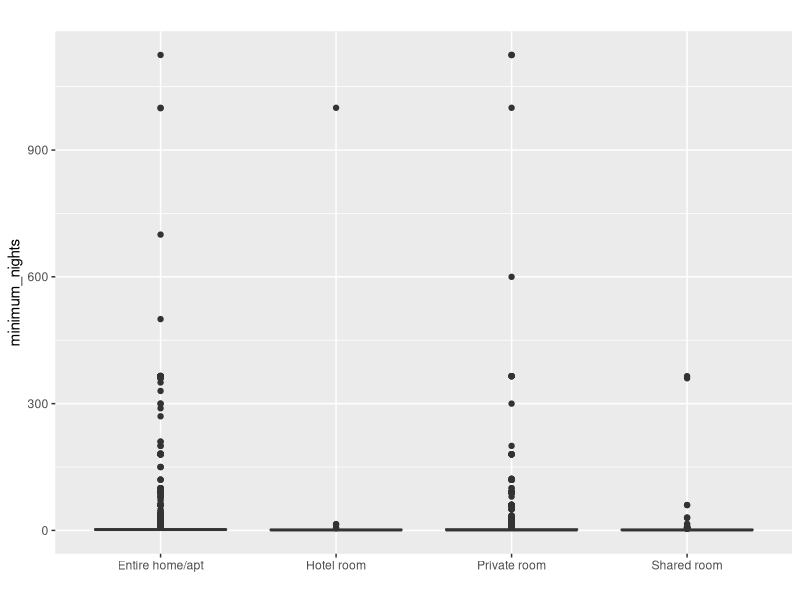
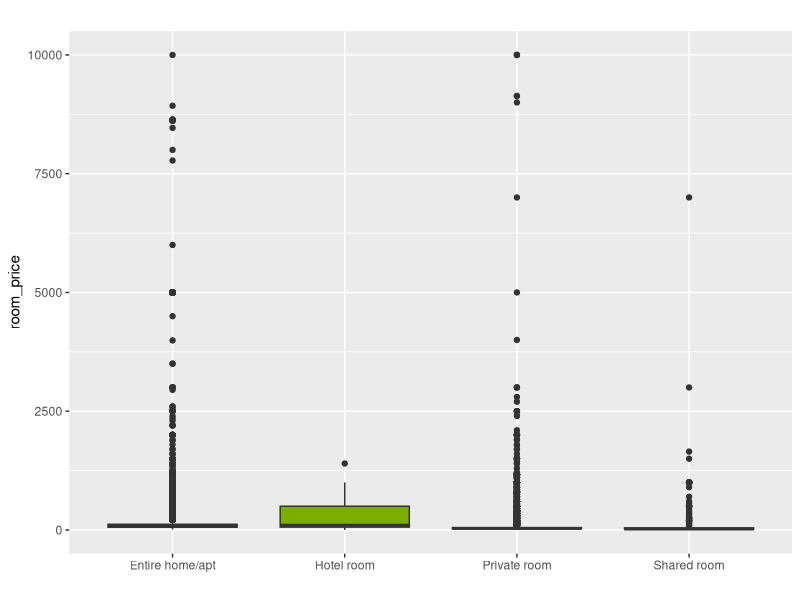
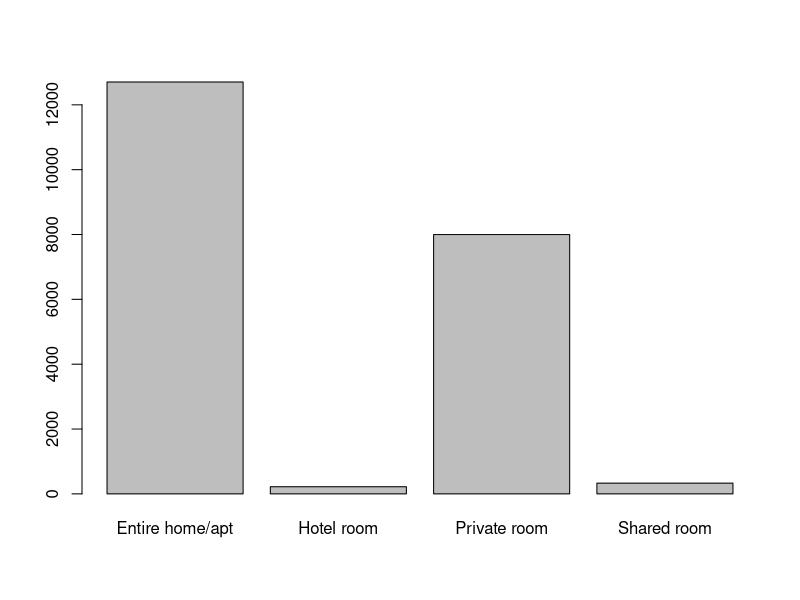

Reproduce these figures in R, in order.
## ---- chunk 1
library(tidyverse)
library(magrittr)
data = read_csv2('air-bnb-listings.csv')
## ---- chunk 2
paste("El dataset tiene:", dim(data)[1], "filas y " , dim(data)[2], "columnas.")
paste("Las variables que tenemos son: ")
paste(colnames(data))
## ---- chunk 3
colnames(data) = colnames(data) %>%  str_replace_all(' ', '_') %>% tolower()
## ---- chunk 4
summary(data)
## ---- chunk 5
data[,c("room_id", "host_id")] %<>%  toString()
data$number_of_reviews_per_month %<>%  as.numeric()
data$lat <- data$coordinates %>% str_split_i(', ', 1) %>% as.numeric()
data$long <- data$coordinates %>% str_split_i(', ', 2) %>%  as.numeric()
## ---- chunk 6
data %>% select_if(where(is.character)) %>% map_dfc(n_distinct)
## ---- chunk 7
print('Ciudades únicas:')
data$city %>% unique()

print('Países únicas:')
data$country %>% unique()
## ---- chunk 8
data = data[data$city=="Madrid",]

## ---- chunk 9
data %>% select_if(where(is.character)) %>% map_dfc(n_distinct)
## ---- chunk 10
data[is.na(data$number_of_reviews_per_month), 'number_of_reviews_per_month'] = 0
## ---- chunk 11
data %>% select_if(where(is.numeric)) %>% summary()
## ---- chunk 12
data %>% select ('room_type','room_price', 'minimum_nights') %>%
  ggplot( aes(x=room_type, y=minimum_nights, fill=room_type)) +
    geom_boxplot() +
 #   scale_fill_viridis(discrete = TRUE, alpha=0.6, option="A") +
  #  theme_ipsum() +
    theme(
      legend.position="none",
      plot.title = element_text(size=11)
    ) +
    ggtitle("") +
    xlab("")
## ---- chunk 13
data %>% select ('room_type','room_price', 'minimum_nights') %>%
  ggplot( aes(x=room_type, y=room_price, fill=room_type)) +
    geom_boxplot() +
 #   scale_fill_viridis(discrete = TRUE, alpha=0.6, option="A") +
  #  theme_ipsum() +
    theme(
      legend.position="none",
      plot.title = element_text(size=11)
    ) +
    ggtitle("") +
    xlab("")
## ---- chunk 14
data$room_type %>% table() %>% barplot()
## ---- chunk 15

## ---- chunk 16
data <- data[data$room_price<9999,]
set.seed(123) 
idx <- sample(1:nrow(data), 0.7*nrow(data))
train_data <- data[idx,]
test_data <- data[-idx,]
## ---- chunk 17
model <- lm(room_price ~ neighbourhood + room_type + availibility + minimum_nights + 0, data = train_data)

summary(model)
## ---- chunk 18
predictions <- predict(model, newdata = test_data)
accuracy <- sqrt(mean((predictions - test_data$room_price)^2))
print(paste("RMSE del modelo:", accuracy))
## ---- chunk 19
coefficients <- coef(model)

predict_room_price <- function(neighbourhood, room_type, availibility, minimum_nights, coefficients) {
  # Intercepto
  intercept <- coefficients["(Intercept)"]
  
  # Extraer los coeficientes de las variables categóricas
  neighbourhood_coef <- coefficients[paste0("neighbourhood", neighbourhood)]
  room_type_coef <- coefficients[paste0("room_type", room_type)]
  
  # Coeficiente de la variable continua
  availibility_coef <- coefficients["availibility"]
  minimum_nights_coef <- coefficients["minimum_nights"]
  
  # Verificar si los coeficientes de las interacciones existen
  interaction_coef <- coefficients[paste0("neighbourhood", neighbourhood, ":room_type", room_type)]
  if (is.na(interaction_coef)) {
    interaction_coef <- 0
  }
  
  # Calcular la predicción
  predicted_price <- intercept + neighbourhood_coef + room_type_coef + availibility_coef * availibility + + minimum_nights_coef * minimum_nights + interaction_coef
  
  return(predicted_price)
}
## ---- chunk 20
new_data <- data.frame(neighbourhood = "Sol", room_type = "Entire home/apt", availibility = 120,  minimum_nights = 1)

# Usar la función predict() para predecir el precio
predicted_price <- predict(model, new_data)
paste("La predicción del precio para un apartamento entero en Sol con disponibilidad de 120 dias y que se reserve como minimo una noche es ",round(predicted_price,2), "€")
cat("\n")

new_data <- data.frame(neighbourhood = "Sol", room_type = "Entire home/apt", availibility = 365,  minimum_nights = 1)

# Usar la función predict() para predecir el precio
predicted_price <- predict(model, new_data)
paste("La predicción del precio para un apartamento entero en Sol con disponibilidad de 365 dias y que se reserve como minimo una noche es ",round(predicted_price,2), "€. Se puede comprobar con respecto al anterior que con un precio más alto hay una mayor disponibilidad, el apartamento con el precio más bajo se alquila más y por lo tanto tiene menos disponibilidad.")
cat("\n")

new_data <- data.frame(neighbourhood = "Sol", room_type = "Hotel room", availibility = 365, minimum_nights = 1)

# Usar la función predict() para predecir el precio
predicted_price <- predict(model, new_data)
paste("La predicción del precio para una habitación de hotel en Sol con disponibilidad de 365 dias y que se reserve como minimo una noche es ",round(predicted_price,2), "€. Si el tipo de alojamiento es una habitación de hotel, el precio de la misma aumenta notablemente.")
cat("\n")

new_data <- data.frame(neighbourhood = "Prosperidad", room_type = "Entire home/apt", availibility = 365, minimum_nights = 1)

# Usar la función predict() para predecir el precio
predicted_price <- predict(model, new_data)
paste("La predicción del precio para un apartamento entero en Prosperidad con disponibilidad de 365 dias y que se reserve como minimo una noche es ",round(predicted_price,2), "€. En un barrio más alejado del centro el precio es menor.")
cat("\n")

new_data <- data.frame(neighbourhood = "Prosperidad", room_type = "Entire home/apt", availibility = 365, minimum_nights = 20)

# Usar la función predict() para predecir el precio
predicted_price <- predict(model, new_data)
paste("La predicción del precio para un apartamento entero en Prosperidad con disponibilidad de 365 dias y que se reserve como minimo 20 noches es ",round(predicted_price,2), "€. Al aumentar el minimo numero de noches obligatorias que se debe reservar el precio debe bajar para que sea más interesante.")
cat("\n")

new_data <- data.frame(neighbourhood = "Prosperidad", room_type = "Private room", availibility = 365, minimum_nights = 1)

# Usar la función predict() para predecir el precio
predicted_price <- predict(model, new_data)
paste("La predicción del precio para una habitación privada en Prosperidad con disponibilidad de 365 dias y que se reserve como minimo una noche es ",round(predicted_price,2), "€. Si el tipo de alojamiento es compartido aunque la habitación sea privada, el precio de la misma disminuye notablemente.")

